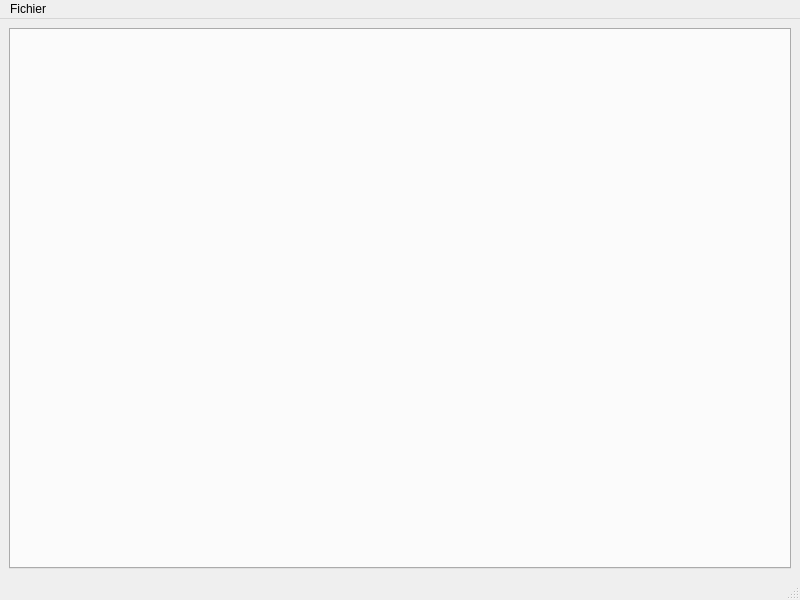
<?xml version="1.0" encoding="UTF-8"?>
<ui version="4.0">
 <class>MainWindow</class>
 <widget class="QMainWindow" name="MainWindow">
  <property name="geometry">
   <rect>
    <x>0</x>
    <y>0</y>
    <width>800</width>
    <height>600</height>
   </rect>
  </property>
  <property name="windowTitle">
   <string>MainWindow</string>
  </property>
  <widget class="QWidget" name="centralwidget">
   <layout class="QGridLayout" name="gridLayout">
    <item row="0" column="0">
     <widget class="QTabWidget" name="tab_widget">
      <property name="currentIndex">
       <number>-1</number>
      </property>
     </widget>
    </item>
   </layout>
  </widget>
  <widget class="QStatusBar" name="statusbar"/>
  <widget class="QMenuBar" name="menubar">
   <property name="geometry">
    <rect>
     <x>0</x>
     <y>0</y>
     <width>800</width>
     <height>24</height>
    </rect>
   </property>
   <widget class="QMenu" name="menug">
    <property name="title">
     <string>Fichier</string>
    </property>
    <addaction name="action_reload_config_file"/>
    <addaction name="action_quit"/>
   </widget>
   <addaction name="menug"/>
  </widget>
  <action name="action_quit">
   <property name="text">
    <string>Quitter</string>
   </property>
  </action>
  <action name="action_reload_config_file">
   <property name="text">
    <string>Recharger le fichier de configuration</string>
   </property>
  </action>
 </widget>
 <resources/>
 <connections/>
</ui>
